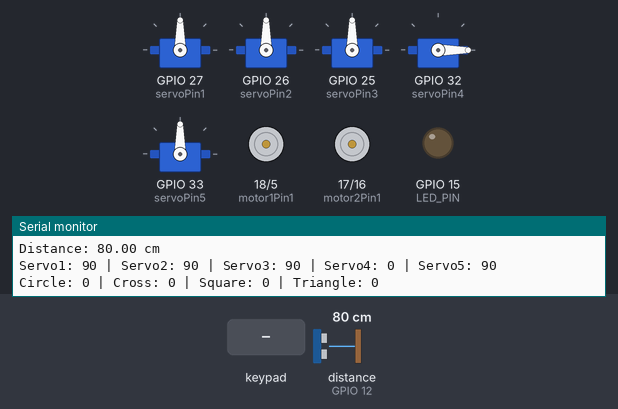
The sketch below on a simulated ESP32. Shown: 5 × servo, motor-driver pin pairs drawn as motors (green arrow = first pin HIGH = forward, orange = second pin HIGH = backward, longer = more drive, scaled by the enable pin), output pins drawn as LEDs (lit = HIGH), the last lines printed to the serial monitor. Dashed ring = blinking. Inputs (shaded band) come from the test bench; at power-on: distance to the obstacle (sensor on GPIO 12) 80 cm. The echo pulse lasts 58.3 µs per cm; nothing arrives over Bluetooth unless stated.

Above: at 1.2 s.
1.3 s: distance to the obstacle (sensor on GPIO 12) set to 11 cm
2.8 s: distance to the obstacle (sensor on GPIO 12) set to 8 cm
At 3.08 s:
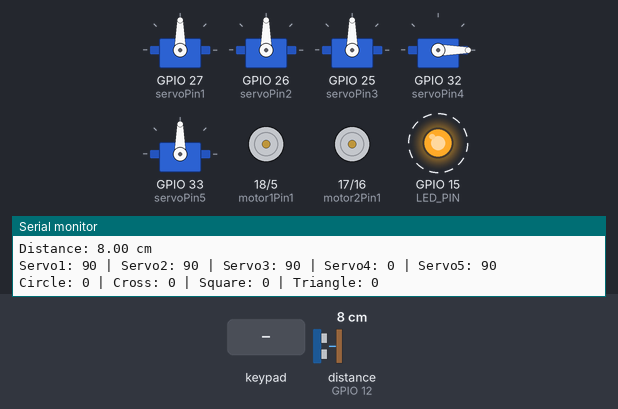
5.8 s: key 'X' pressed
At 6.11 s:
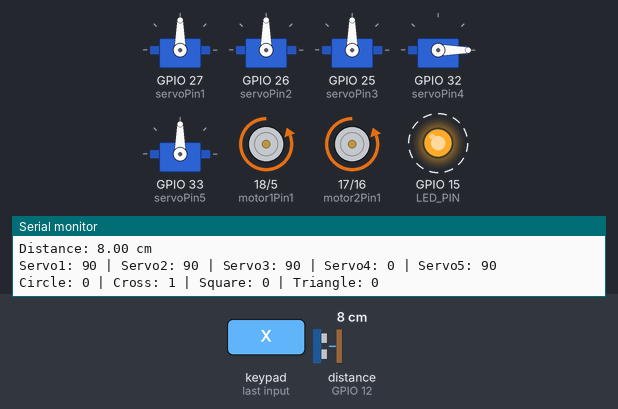
8.8 s: key 'O' pressed
At 9.15 s:
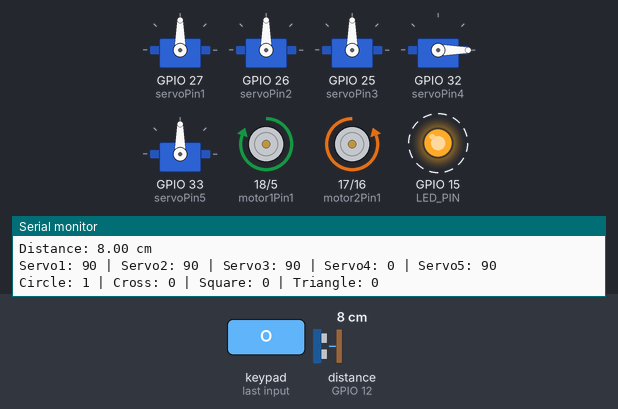
11.8 s: key 'S' pressed
At 11.97 s:
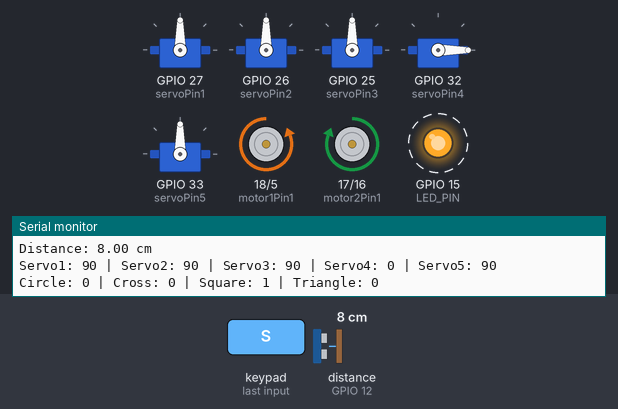
14.8 s: key 'T' pressed
At 15.01 s:
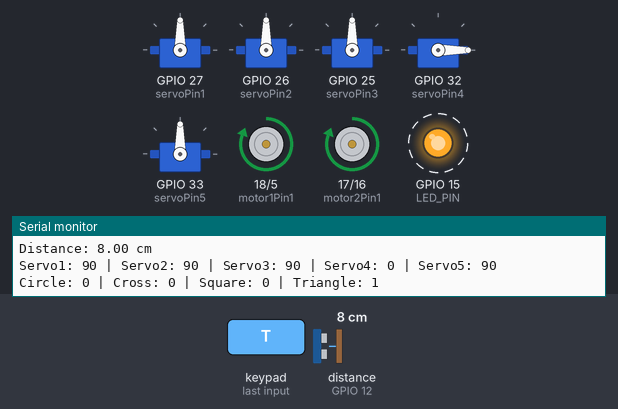
Timing chart, 0 to 18.8 s (numbered marks = the images above; inputs shaded):
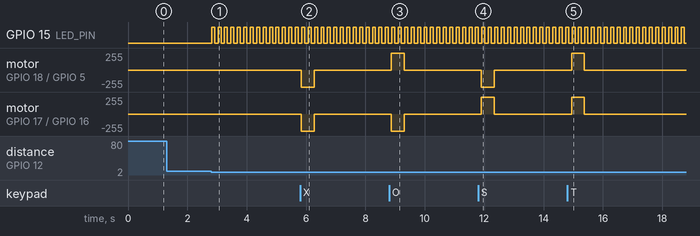

The sketch:

ps4_robot_com.ino
```cpp
#include <Ultrasonic.h>
#include <PS4Controller.h>
#include <ESP32Servo.h>

#define TRIG_PIN 14
#define ECHO_PIN 12
#define LED_PIN 15 // Define the LED pin

// Define servo objects
Servo servo1;
Servo servo2;
Servo servo3;
Servo servo4;
Servo servo5;

// Define GPIO pins for the servos
const int servoPin1 = 27;
const int servoPin2 = 26;
const int servoPin3 = 25;
const int servoPin4 = 32;
const int servoPin5 = 33;

// Define GPIO pins for the H-Bridge motor driver
const int motor1Pin1 = 18;
const int motor1Pin2 = 5;
const int motor1EN = 19; // PWM-capable pin
const int motor2Pin1 = 17;
const int motor2Pin2 = 16;
const int motor2EN = 4; // PWM-capable pin

Ultrasonic ultrasonic(TRIG_PIN, ECHO_PIN);

void setup() {
  Serial.begin(115200);

  // Initialize PS4 controller
  if (!PS4.begin("94:b5:55:f8:18:ba")) {
    Serial.println("PS4 controller not connected!");
    while (true); // Stop if the controller is not connected
  }

  Serial.println("PS4 controller connected!");

  // Attach servos to GPIO pins
  servo1.attach(servoPin1);
  servo2.attach(servoPin2);
  servo3.attach(servoPin3);
  servo4.attach(servoPin4);
  servo5.attach(servoPin5);

  // Set motor control pins as outputs
  pinMode(motor1Pin1, OUTPUT);
  pinMode(motor1Pin2, OUTPUT);
  pinMode(motor1EN, OUTPUT);
  pinMode(motor2Pin1, OUTPUT);
  pinMode(motor2Pin2, OUTPUT);
  pinMode(motor2EN, OUTPUT);

  // Set LED pin as output
  pinMode(LED_PIN, OUTPUT);
}

void loop() {
  if (PS4.isConnected()) {
    // Read ultrasonic sensor
    float distance_cm = ultrasonic.distanceRead(CM);

    // Map left joystick (LStickY) to servo1 and servo2 positions
    int servo1Pos = map(PS4.LStickY(), -128, 127, 0, 180);
    int servo2Pos = map(PS4.LStickX(), -128, 127, 0, 180);

    // Map right joystick (RStickY) to servo3 and servo4 positions
    int servo3Pos = map(PS4.RStickY(), -128, 127, 0, 180);
    int servo5Pos = map(PS4.RStickX(), -128, 127, 0, 180);

    // Map right trigger (R2) to servo5 position
    int servo4Pos = map(PS4.L2Value(), 0, 1, 0, 180);

    // Write positions to servos
    servo1.write(servo1Pos);
    servo2.write(servo2Pos);
    servo3.write(servo3Pos);
    servo4.write(servo4Pos);
    servo5.write(servo5Pos);

    // Control LED based on distance
    if (distance_cm < 10) {
      digitalWrite(LED_PIN, HIGH); // Turn on the LED
      delay(100); // Blink delay
      digitalWrite(LED_PIN, LOW); // Turn off the LED
      delay(100); // Blink delay
    } else {
      digitalWrite(LED_PIN, LOW); // Ensure LED is off if not triggered
    }

    // Control motors using PS4 buttons
    int motorSpeed = 1000; // Adjust as needed

    if (PS4.Triangle()) { // Forward
      digitalWrite(motor1Pin1, HIGH);
      digitalWrite(motor1Pin2, LOW);
      digitalWrite(motor2Pin1, HIGH);
      digitalWrite(motor2Pin2, LOW);
    } else if (PS4.Cross()) { // Backward
      digitalWrite(motor1Pin1, LOW);
      digitalWrite(motor1Pin2, HIGH);
      digitalWrite(motor2Pin1, LOW);
      digitalWrite(motor2Pin2, HIGH);
    } else if (PS4.Square()) { // Left
      digitalWrite(motor1Pin1, LOW);
      digitalWrite(motor1Pin2, HIGH);
      digitalWrite(motor2Pin1, HIGH);
      digitalWrite(motor2Pin2, LOW);
    } else if (PS4.Circle()) { // Right
      digitalWrite(motor1Pin1, HIGH);
      digitalWrite(motor1Pin2, LOW);
      digitalWrite(motor2Pin1, LOW);
      digitalWrite(motor2Pin2, HIGH);
    } else { // Stop
      digitalWrite(motor1Pin1, LOW);
      digitalWrite(motor1Pin2, LOW);
      digitalWrite(motor2Pin1, LOW);
      digitalWrite(motor2Pin2, LOW);
    }

    // Set motor speed
    analogWrite(motor1EN, motorSpeed);
    analogWrite(motor2EN, motorSpeed);

    // Debugging information
    Serial.print("Distance: ");
    Serial.print(distance_cm);
    Serial.println(" cm");
    Serial.print("Servo1: "); Serial.print(servo1Pos);
    Serial.print(" | Servo2: "); Serial.print(servo2Pos);
    Serial.print(" | Servo3: "); Serial.print(servo3Pos);
    Serial.print(" | Servo4: "); Serial.print(servo4Pos);
    Serial.print(" | Servo5: "); Serial.println(servo5Pos);
    Serial.print("Circle: "); Serial.print(PS4.Circle());
    Serial.print(" | Cross: "); Serial.print(PS4.Cross());
    Serial.print(" | Square: "); Serial.print(PS4.Square());
    Serial.print(" | Triangle: "); Serial.println(PS4.Triangle());

    delay(10); // Small delay to avoid overwhelming the servos and motors
  }
}
```

Measured:
- the behaviour switches between 10 and 9 cm on distance to the obstacle (sensor on GPIO 12) (found by bisection; images 0 and 1)
- after the input at 2.8 s, GPIO 15 (LED_PIN): alternates HIGH for 0.10 s and LOW for 0.12 s, starting at once
- after the input at 5.8 s, motor on GPIO 18 (motor1Pin1) / GPIO 5 (motor1Pin2), motor on GPIO 17 (motor2Pin1) / GPIO 16 (motor2Pin2): stopped → backward 255/255 at once, → stopped 0.43 s later
- after the input at 8.8 s, motor on GPIO 18 (motor1Pin1) / GPIO 5 (motor1Pin2): stopped → forward 255/255 after 0.07 s, → stopped 0.43 s later; motor on GPIO 17 (motor2Pin1) / GPIO 16 (motor2Pin2): stopped → backward 255/255 after 0.07 s, → stopped 0.43 s later
- after the input at 11.8 s, motor on GPIO 18 (motor1Pin1) / GPIO 5 (motor1Pin2): stopped → backward 255/255 after 0.11 s, → stopped 0.43 s later; motor on GPIO 17 (motor2Pin1) / GPIO 16 (motor2Pin2): stopped → forward 255/255 after 0.11 s, → stopped 0.43 s later
- after the input at 14.8 s, motor on GPIO 18 (motor1Pin1) / GPIO 5 (motor1Pin2), motor on GPIO 17 (motor2Pin1) / GPIO 16 (motor2Pin2): stopped → forward 255/255 after 0.14 s, → stopped 0.43 s later
